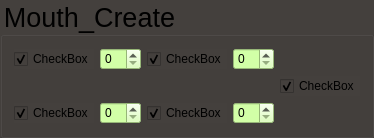
            <widget class="QGroupBox" name="groupBox_3">
             <property name="font">
              <font>
               <pointsize>20</pointsize>
              </font>
             </property>
             <property name="styleSheet">
              <string notr="true">background-color: rgb(68, 64, 61);</string>
             </property>
             <property name="title">
              <string>Mouth_Create</string>
             </property>
             <layout class="QGridLayout" name="gridLayout_6">
              <item row="0" column="0">
               <layout class="QGridLayout" name="gridLayout_21">
                <item row="0" column="2" alignment="Qt::AlignHCenter">
                 <widget class="QCheckBox" name="checkBox_2">
                  <property name="text">
                   <string>CheckBox</string>
                  </property>
                  <property name="checked">
                   <bool>true</bool>
                  </property>
                 </widget>
                </item>
                <item row="0" column="1" alignment="Qt::AlignHCenter">
                 <widget class="QSpinBox" name="spinBox">
                  <property name="styleSheet">
                   <string notr="true">background-color: rgb(210, 255, 167);</string>
                  </property>
                 </widget>
                </item>
                <item row="2" column="2" alignment="Qt::AlignHCenter">
                 <widget class="QCheckBox" name="checkBox_3">
                  <property name="text">
                   <string>CheckBox</string>
                  </property>
                  <property name="checked">
                   <bool>true</bool>
                  </property>
                 </widget>
                </item>
                <item row="2" column="0" alignment="Qt::AlignHCenter">
                 <widget class="QCheckBox" name="checkBox_4">
                  <property name="text">
                   <string>CheckBox</string>
                  </property>
                  <property name="checked">
                   <bool>true</bool>
                  </property>
                 </widget>
                </item>
                <item row="0" column="0" alignment="Qt::AlignHCenter">
                 <widget class="QCheckBox" name="checkBox_5">
                  <property name="text">
                   <string>CheckBox</string>
                  </property>
                  <property name="checked">
                   <bool>true</bool>
                  </property>
                 </widget>
                </item>
                <item row="2" column="1" alignment="Qt::AlignHCenter">
                 <widget class="QSpinBox" name="spinBox_2">
                  <property name="styleSheet">
                   <string notr="true">background-color: rgb(210, 255, 167);</string>
                  </property>
                 </widget>
                </item>
                <item row="0" column="3" alignment="Qt::AlignHCenter">
                 <widget class="QSpinBox" name="spinBox_13">
                  <property name="styleSheet">
                   <string notr="true">background-color: rgb(210, 255, 167);</string>
                  </property>
                 </widget>
                </item>
                <item row="2" column="3" alignment="Qt::AlignHCenter">
                 <widget class="QSpinBox" name="spinBox_14">
                  <property name="styleSheet">
                   <string notr="true">background-color: rgb(210, 255, 167);</string>
                  </property>
                 </widget>
                </item>
                <item row="1" column="4" alignment="Qt::AlignHCenter">
                 <widget class="QCheckBox" name="checkBox_31">
                  <property name="text">
                   <string>CheckBox</string>
                  </property>
                  <property name="checked">
                   <bool>true</bool>
                  </property>
                 </widget>
                </item>
               </layout>
              </item>
             </layout>
            </widget>
